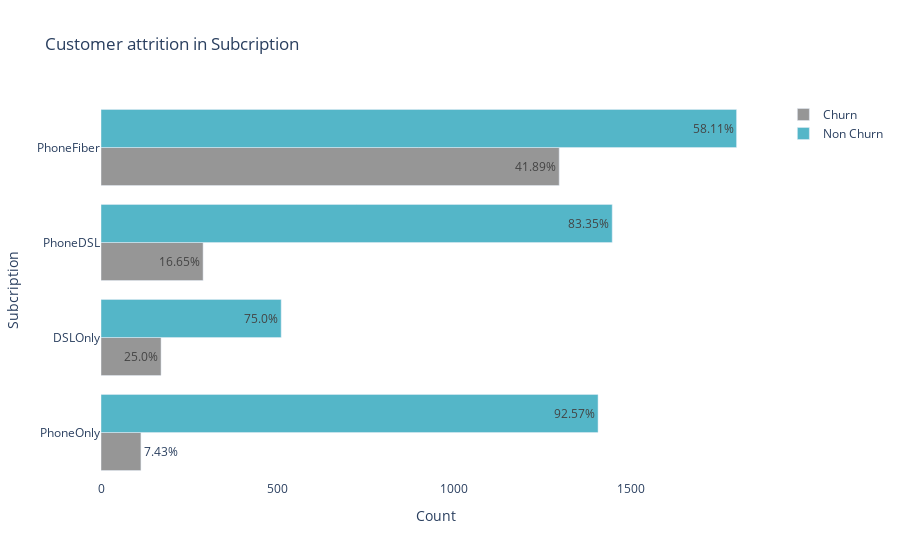

The cell this chart's notebook holds for it:
### Code cell
trace1 = go.Bar(y = df.index  , x = df['Yes'],
                name = "Churn",
                marker = dict(color =  '#969696'),
                text = df['%ch'],
                textposition = 'auto',
                orientation = 'h')

#bar - not churn
trace2 = go.Bar(y = df.index , x = df['No'],
                name = "Non Churn",
                marker = dict(color =  '#54b6c8'),
                text = df['%no_ch'],
                textposition = 'auto',
                orientation = 'h')


layout = go.Layout(dict(title = "Customer attrition in Subcription",
                       paper_bgcolor='rgba(0,0,0,0)',
                        plot_bgcolor='rgba(0,0,0,0)',
                        xaxis = {'title' : 'Count'},
                        yaxis = {'title' : 'Subcription'}
                       )
                  )
data = [trace1,trace2]
fig  = go.Figure(data=data,layout=layout)
py.iplot(fig)

### Figure 1 — Plotly figure (JSON) as saved in the notebook; plotly's stock layout.template omitted (floating-point values rounded to 4 significant figures)
{"data": [{"marker": {"color": "#969696"}, "name": "Churn", "orientation": "h", "text": ["7.43%", "25.0%", "16.65%", "41.89%"], "textposition": "auto", "type": "bar", "x": [113, 170, 289, 1297], "y": ["PhoneOnly", "DSLOnly", "PhoneDSL", "PhoneFiber"]}, {"marker": {"color": "#54b6c8"}, "name": "Non Churn", "orientation": "h", "text": ["92.57%", "75.0%", "83.35%", "58.11%"], "textposition": "auto", "type": "bar", "x": [1407, 510, 1447, 1799], "y": ["PhoneOnly", "DSLOnly", "PhoneDSL", "PhoneFiber"]}], "layout": {"paper_bgcolor": "rgba(0,0,0,0)", "plot_bgcolor": "rgba(0,0,0,0)", "title": {"text": "Customer attrition in Subcription"}, "xaxis": {"title": {"text": "Count"}}, "yaxis": {"title": {"text": "Subcription"}}}}
